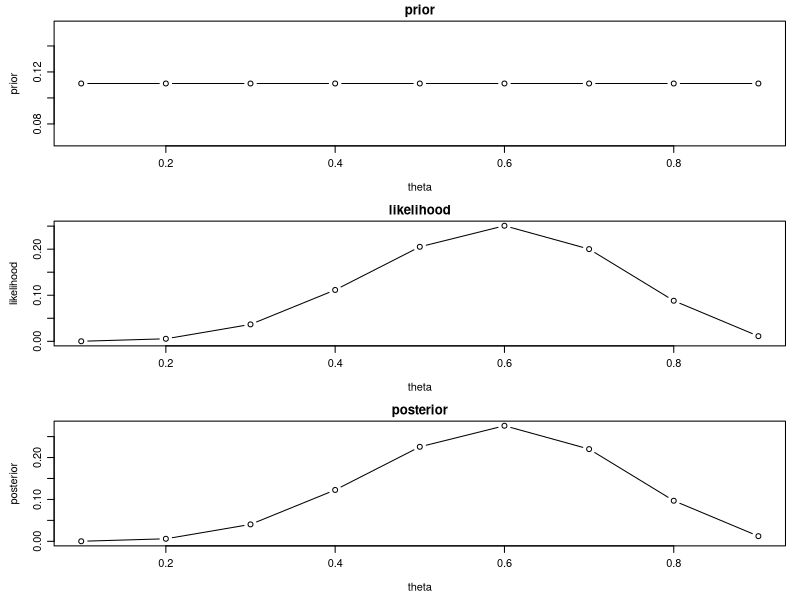
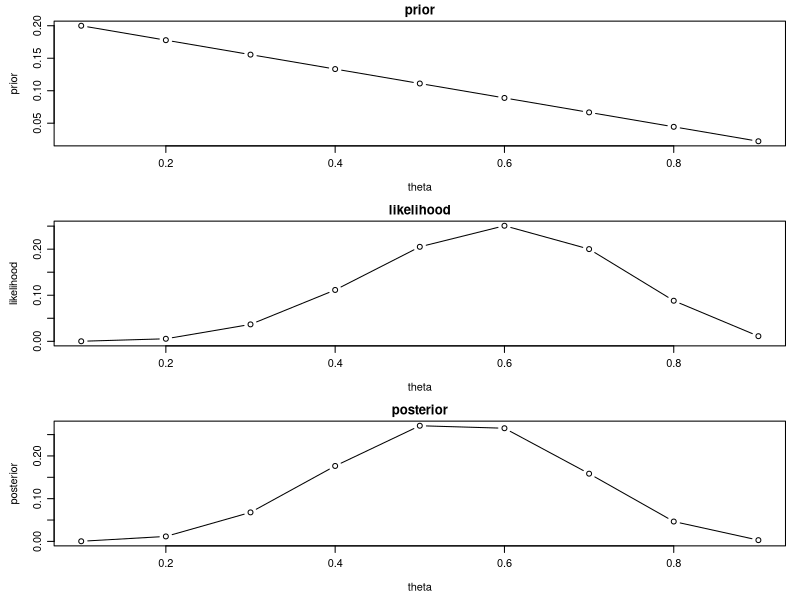
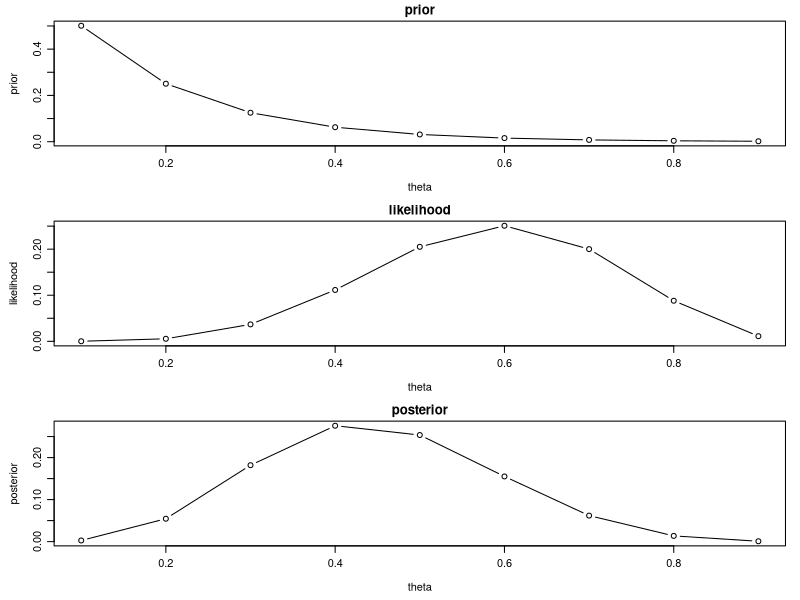
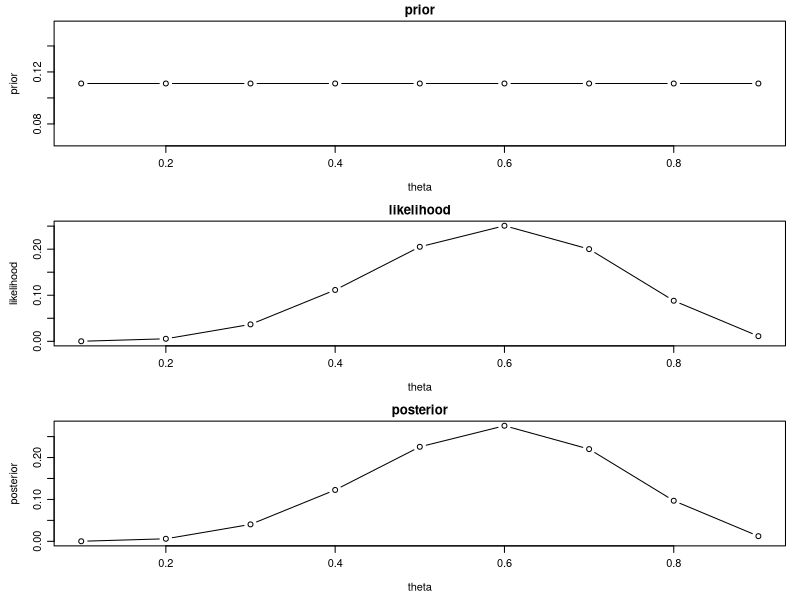
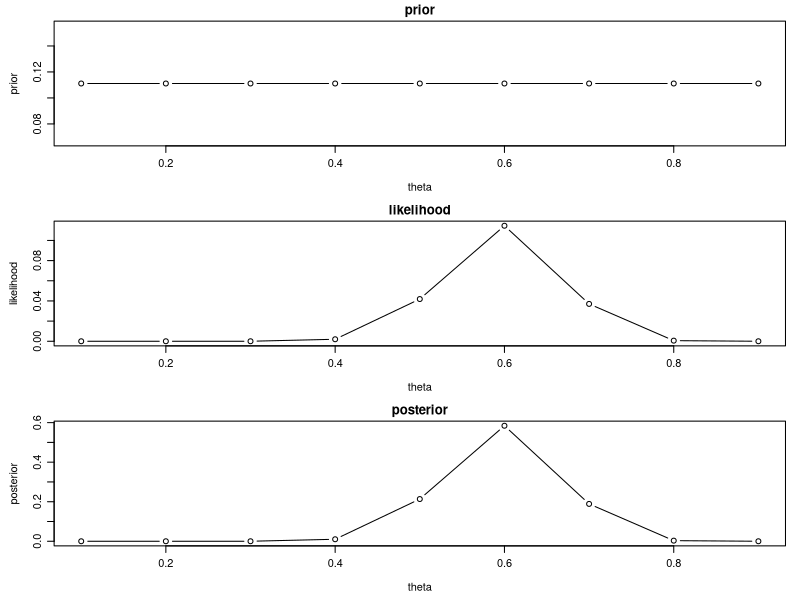
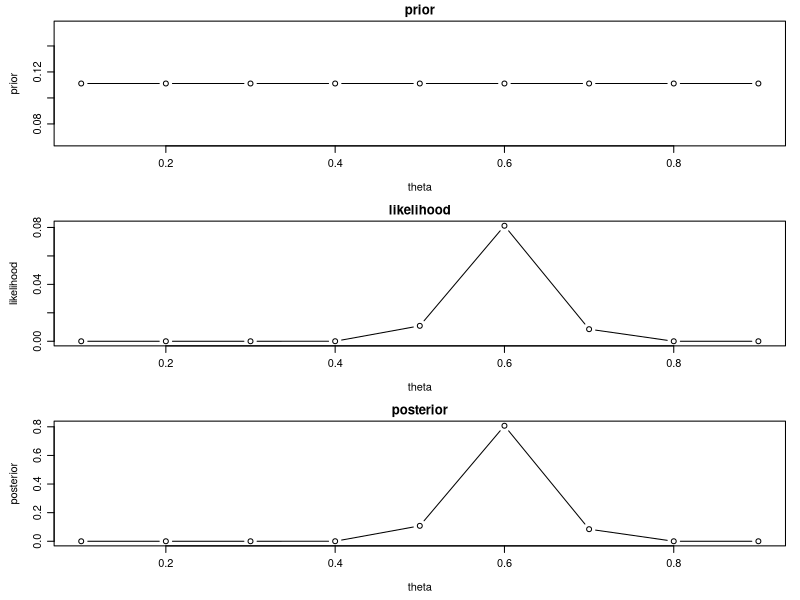
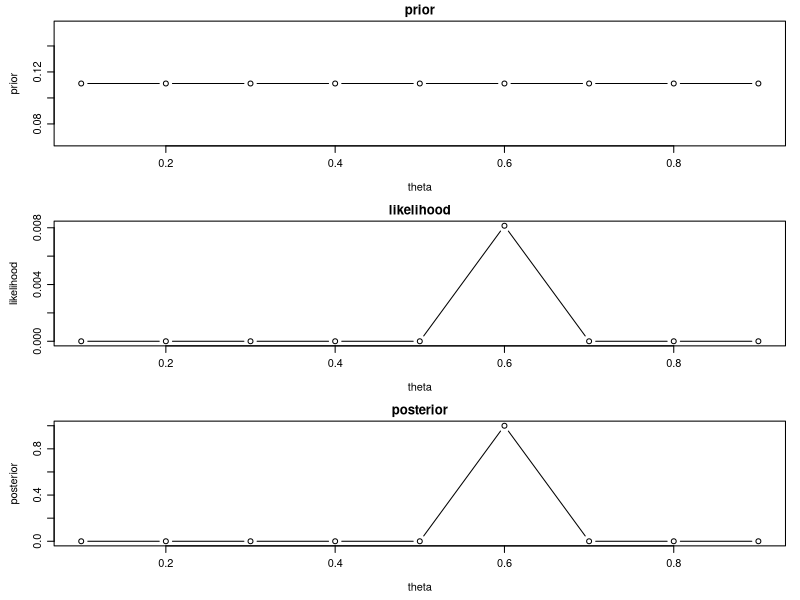
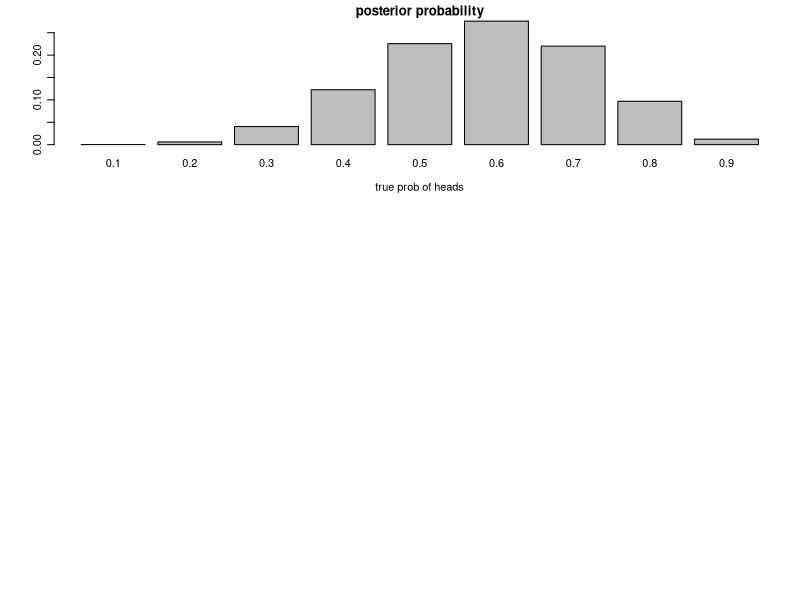

The R source for these figures, in order:
## ---- chunk 1
fig.dim <- 3
knitr::opts_chunk$set(fig.width=2*fig.dim,
                      fig.height=fig.dim,
                      fig.align='center')
## ---- chunk 2
theta <- (1:9)/10
prior <- rep(1/9, 9)
likelihood <- dbinom(6, size=10, prob=theta)
posterior <- prior*likelihood/sum(prior*likelihood)
layout(1:3)
par(mar=c(4,4,1.5,1)+.1, mgp=c(2.6,0.8,0))
plot(theta, prior, type='b'); title("prior", line=0.5)
plot(theta, likelihood, type='b'); title("likelihood", line=0.5)
plot(theta, posterior, type='b'); title("posterior", line=0.5)
## ---- chunk 3
theta <- (1:9)/10
prior <- (9:1)/45
likelihood <- dbinom(6, size=10, prob=theta)
posterior <- prior*likelihood/sum(prior*likelihood)
layout(1:3)
par(mar=c(4,4,1.5,1)+.1, mgp=c(2.6,0.8,0))
plot(theta, prior, type='b'); title("prior", line=0.5)
plot(theta, likelihood, type='b'); title("likelihood", line=0.5)
plot(theta, posterior, type='b'); title("posterior", line=0.5)
## ---- chunk 4
theta <- (1:9)/10
prior <- 2^(8:0)/511
likelihood <- dbinom(6, size=10, prob=theta)
posterior <- prior*likelihood/sum(prior*likelihood)
layout(1:3)
par(mar=c(4,4,1.5,1)+.1, mgp=c(2.6,0.8,0))
plot(theta, prior, type='b'); title("prior", line=0.5)
plot(theta, likelihood, type='b'); title("likelihood", line=0.5)
plot(theta, posterior, type='b'); title("posterior", line=0.5)
## ---- chunk 5
theta <- (1:9)/10
prior <- rep(1/9, 9)
likelihood <- dbinom(6, size=10, prob=theta)
posterior <- prior*likelihood/sum(prior*likelihood)
layout(1:3)
par(mar=c(4,4,1.5,1)+.1, mgp=c(2.6,0.8,0))
plot(theta, prior, type='b'); title("prior", line=0.5)
plot(theta, likelihood, type='b'); title("likelihood", line=0.5)
plot(theta, posterior, type='b'); title("posterior", line=0.5)
## ---- chunk 6
theta <- (1:9)/10
prior <- rep(1/9, 9)
likelihood <- dbinom(30, size=50, prob=theta)
posterior <- prior*likelihood/sum(prior*likelihood)
layout(1:3)
par(mar=c(4,4,1.5,1)+.1, mgp=c(2.6,0.8,0))
plot(theta, prior, type='b'); title("prior", line=0.5)
plot(theta, likelihood, type='b'); title("likelihood", line=0.5)
plot(theta, posterior, type='b'); title("posterior", line=0.5)
## ---- chunk 7
theta <- (1:9)/10
prior <- rep(1/9, 9)
likelihood <- dbinom(60, size=100, prob=theta)
posterior <- prior*likelihood/sum(prior*likelihood)
layout(1:3)
par(mar=c(4,4,1.5,1)+.1, mgp=c(2.6,0.8,0))
plot(theta, prior, type='b'); title("prior", line=0.5)
plot(theta, likelihood, type='b'); title("likelihood", line=0.5)
plot(theta, posterior, type='b'); title("posterior", line=0.5)
## ---- chunk 8
theta <- (1:9)/10
prior <- rep(1/9, 9)
likelihood <- dbinom(6000, size=10000, prob=theta)
posterior <- prior*likelihood/sum(prior*likelihood)
names(posterior) <- theta
layout(1:3)
par(mar=c(4,4,1.5,1)+.1, mgp=c(2.6,0.8,0))
plot(theta, prior, type='b'); title("prior", line=0.5)
plot(theta, likelihood, type='b'); title("likelihood", line=0.5)
plot(theta, posterior, type='b'); title("posterior", line=0.5)
## ---- chunk 9
theta <- (1:9)/10
prior <- rep(1/9, 9)
likelihood <- dbinom(6, size=10, prob=theta)
posterior <- prior*likelihood/sum(prior*likelihood)
names(posterior) <- theta
barplot(posterior, xlab='true prob of heads', main='posterior probability')
